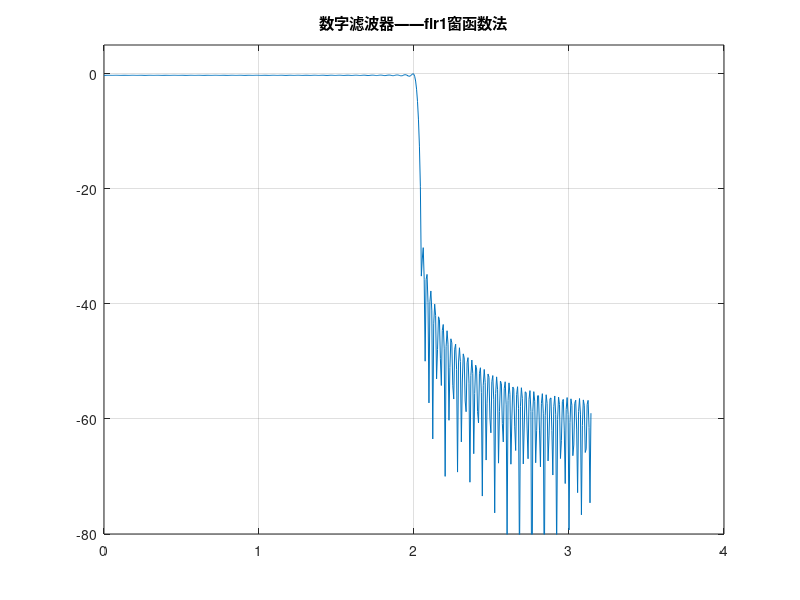

MATLAB code for this plot:
fp=4.9e6;fs=5e6;Fs=15.36e6;rs=30;
wp=2*fp*pi/Fs;ws=2*fs*pi/Fs;%求归一化数字通带截止频率,求归一化数字阻带起始频率 
Bt=ws-wp;%求过渡带宽
alpha=0.5842*(rs-21)^0.4+0.07886*(rs-21);%计算kaiser窗的控制参数
M=ceil((rs-8)/2.285/Bt);%求出滤波器的阶数
wc=(ws+wp)/2/pi; %求滤波器的截止频率并关于pi归一化 
hk=fir1(M,wc,kaiser(M+1,alpha))%利用 fir1 函数求出滤波器的系数
[Hk,w] = freqz(hk,1);                     %  计算频率响应 HK的长度是512；
mag = abs(Hk);                         %  求幅频特性
db = 20*log10(mag/max(mag));           %  化为分贝值 
db1=db';


figure(1),plot(0:pi/511:pi,db1),grid on
axis([0,4.0,-80,5]),title('数字滤波器——fir1窗函数法')

L = length(Hk);
Gk = Hk;



